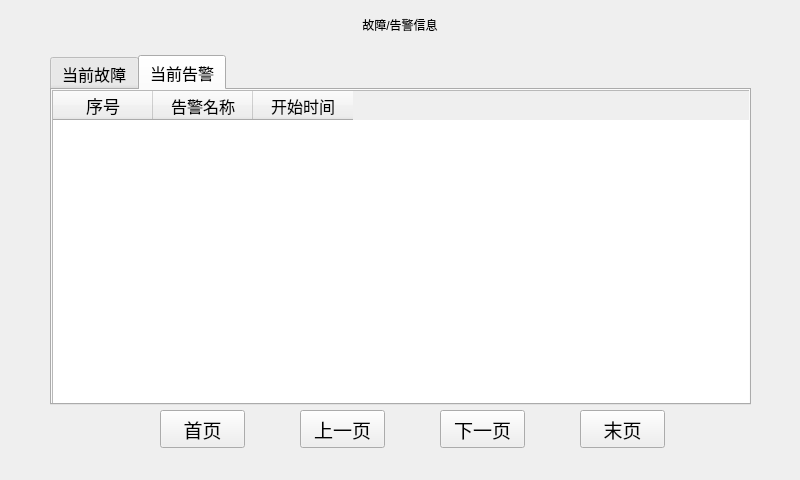
<?xml version="1.0" encoding="UTF-8"?>
<ui version="4.0">
 <class>Current_Alarm_Query</class>
 <widget class="QWidget" name="Current_Alarm_Query">
  <property name="geometry">
   <rect>
    <x>0</x>
    <y>0</y>
    <width>800</width>
    <height>480</height>
   </rect>
  </property>
  <property name="windowTitle">
   <string>Form</string>
  </property>
  <widget class="QWidget" name="widget" native="true">
   <property name="geometry">
    <rect>
     <x>0</x>
     <y>0</y>
     <width>800</width>
     <height>480</height>
    </rect>
   </property>
   <property name="styleSheet">
    <string notr="true"/>
   </property>
   <widget class="QTabWidget" name="tabWidget">
    <property name="geometry">
     <rect>
      <x>50</x>
      <y>55</y>
      <width>701</width>
      <height>350</height>
     </rect>
    </property>
    <property name="font">
     <font>
      <family>WenQuanYi Micro Hei</family>
      <pointsize>12</pointsize>
     </font>
    </property>
    <property name="focusPolicy">
     <enum>Qt::WheelFocus</enum>
    </property>
    <property name="layoutDirection">
     <enum>Qt::LeftToRight</enum>
    </property>
    <property name="styleSheet">
     <string notr="true"/>
    </property>
    <property name="tabPosition">
     <enum>QTabWidget::North</enum>
    </property>
    <property name="tabShape">
     <enum>QTabWidget::Rounded</enum>
    </property>
    <property name="currentIndex">
     <number>1</number>
    </property>
    <property name="iconSize">
     <size>
      <width>0</width>
      <height>0</height>
     </size>
    </property>
    <widget class="QWidget" name="tab">
     <attribute name="title">
      <string>当前故障</string>
     </attribute>
     <widget class="QTableWidget" name="tableWidget">
      <property name="geometry">
       <rect>
        <x>0</x>
        <y>0</y>
        <width>700</width>
        <height>320</height>
       </rect>
      </property>
      <property name="font">
       <font>
        <family>WenQuanYi Micro Hei</family>
        <pointsize>13</pointsize>
       </font>
      </property>
      <property name="focusPolicy">
       <enum>Qt::NoFocus</enum>
      </property>
      <property name="styleSheet">
       <string notr="true"/>
      </property>
      <property name="verticalScrollBarPolicy">
       <enum>Qt::ScrollBarAlwaysOff</enum>
      </property>
      <property name="horizontalScrollBarPolicy">
       <enum>Qt::ScrollBarAlwaysOff</enum>
      </property>
      <column>
       <property name="text">
        <string>序号</string>
       </property>
      </column>
      <column>
       <property name="text">
        <string>故障名称</string>
       </property>
       <property name="font">
        <font>
         <pointsize>12</pointsize>
        </font>
       </property>
      </column>
      <column>
       <property name="text">
        <string>开始时间</string>
       </property>
       <property name="font">
        <font>
         <family>WenQuanYi Micro Hei</family>
         <pointsize>12</pointsize>
        </font>
       </property>
      </column>
     </widget>
    </widget>
    <widget class="QWidget" name="tab_2">
     <attribute name="title">
      <string>当前告警</string>
     </attribute>
     <widget class="QTableWidget" name="tableWidget_1">
      <property name="geometry">
       <rect>
        <x>0</x>
        <y>0</y>
        <width>700</width>
        <height>320</height>
       </rect>
      </property>
      <property name="font">
       <font>
        <family>WenQuanYi Micro Hei</family>
        <pointsize>13</pointsize>
       </font>
      </property>
      <property name="focusPolicy">
       <enum>Qt::NoFocus</enum>
      </property>
      <property name="styleSheet">
       <string notr="true"/>
      </property>
      <property name="verticalScrollBarPolicy">
       <enum>Qt::ScrollBarAlwaysOff</enum>
      </property>
      <property name="horizontalScrollBarPolicy">
       <enum>Qt::ScrollBarAlwaysOff</enum>
      </property>
      <column>
       <property name="text">
        <string>序号</string>
       </property>
      </column>
      <column>
       <property name="text">
        <string>告警名称</string>
       </property>
       <property name="font">
        <font>
         <pointsize>12</pointsize>
        </font>
       </property>
      </column>
      <column>
       <property name="text">
        <string>开始时间</string>
       </property>
       <property name="font">
        <font>
         <family>WenQuanYi Micro Hei</family>
         <pointsize>12</pointsize>
        </font>
       </property>
      </column>
     </widget>
    </widget>
   </widget>
   <widget class="QPushButton" name="pushButton_endpage">
    <property name="geometry">
     <rect>
      <x>580</x>
      <y>410</y>
      <width>85</width>
      <height>38</height>
     </rect>
    </property>
    <property name="font">
     <font>
      <family>WenQuanYi Micro Hei</family>
      <pointsize>14</pointsize>
     </font>
    </property>
    <property name="styleSheet">
     <string notr="true"/>
    </property>
    <property name="text">
     <string>末页</string>
    </property>
   </widget>
   <widget class="QPushButton" name="pushButton_homepage">
    <property name="geometry">
     <rect>
      <x>160</x>
      <y>410</y>
      <width>85</width>
      <height>38</height>
     </rect>
    </property>
    <property name="font">
     <font>
      <family>WenQuanYi Micro Hei</family>
      <pointsize>14</pointsize>
     </font>
    </property>
    <property name="styleSheet">
     <string notr="true"/>
    </property>
    <property name="text">
     <string>首页</string>
    </property>
   </widget>
   <widget class="QPushButton" name="pushButton_uppage">
    <property name="geometry">
     <rect>
      <x>300</x>
      <y>410</y>
      <width>85</width>
      <height>38</height>
     </rect>
    </property>
    <property name="font">
     <font>
      <family>WenQuanYi Micro Hei</family>
      <pointsize>14</pointsize>
     </font>
    </property>
    <property name="styleSheet">
     <string notr="true"/>
    </property>
    <property name="text">
     <string>上一页</string>
    </property>
   </widget>
   <widget class="QPushButton" name="pushButton_nextpage">
    <property name="geometry">
     <rect>
      <x>440</x>
      <y>410</y>
      <width>85</width>
      <height>38</height>
     </rect>
    </property>
    <property name="font">
     <font>
      <family>WenQuanYi Micro Hei</family>
      <pointsize>14</pointsize>
     </font>
    </property>
    <property name="styleSheet">
     <string notr="true"/>
    </property>
    <property name="text">
     <string>下一页</string>
    </property>
   </widget>
   <widget class="QLabel" name="title">
    <property name="geometry">
     <rect>
      <x>275</x>
      <y>0</y>
      <width>250</width>
      <height>50</height>
     </rect>
    </property>
    <property name="text">
     <string>故障/告警信息</string>
    </property>
    <property name="alignment">
     <set>Qt::AlignCenter</set>
    </property>
   </widget>
  </widget>
 </widget>
 <tabstops>
  <tabstop>tabWidget</tabstop>
  <tabstop>pushButton_homepage</tabstop>
  <tabstop>pushButton_uppage</tabstop>
  <tabstop>pushButton_nextpage</tabstop>
  <tabstop>pushButton_endpage</tabstop>
 </tabstops>
 <resources/>
 <connections/>
</ui>
